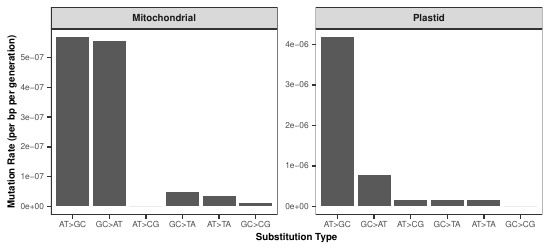

Reproduce this figure in R.
library (tidyverse)

spectrum_data = read.csv("spectrum.csv")

spectrum_data$SNV = factor(spectrum_data$SNV, levels = c("AT>GC", "GC>AT", "AT>CG", "GC>TA", "AT>TA", "GC>CG"))

ggplot(data=spectrum_data, aes(x=SNV, y=Rate)) +
  geom_bar(stat="identity") +
  facet_wrap(~Genome, scales = "free_y") +
  scale_y_continuous(breaks = scales::breaks_pretty(n = 6)) +
  ylab("Mutation Rate (per bp per generation)") +
  xlab ("Substitution Type") +
  theme_bw() +
  theme (panel.grid = element_blank()) +
  theme (axis.title = element_text(size=7, face="bold"), axis.text = element_text(size=5.5), strip.text = element_text(size=7, face="bold"))



ggsave("spectrum_plot.pdf", width=5.5, height=2.5)